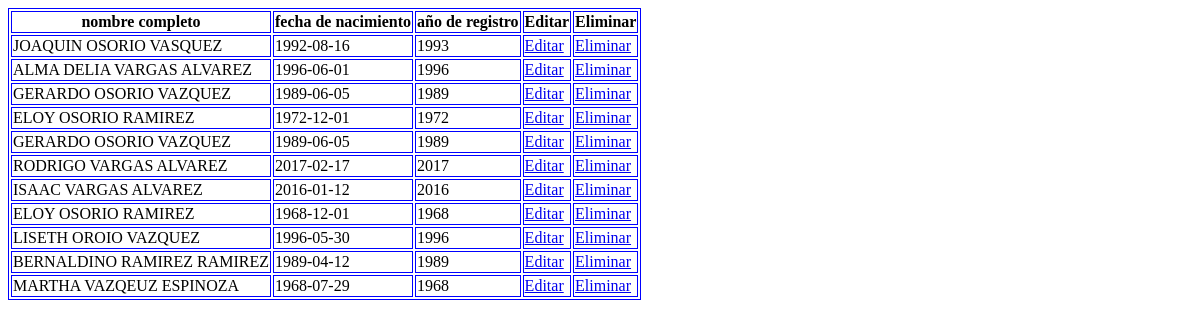
Page /3_tabla_dinamica.php on the earlier database version.
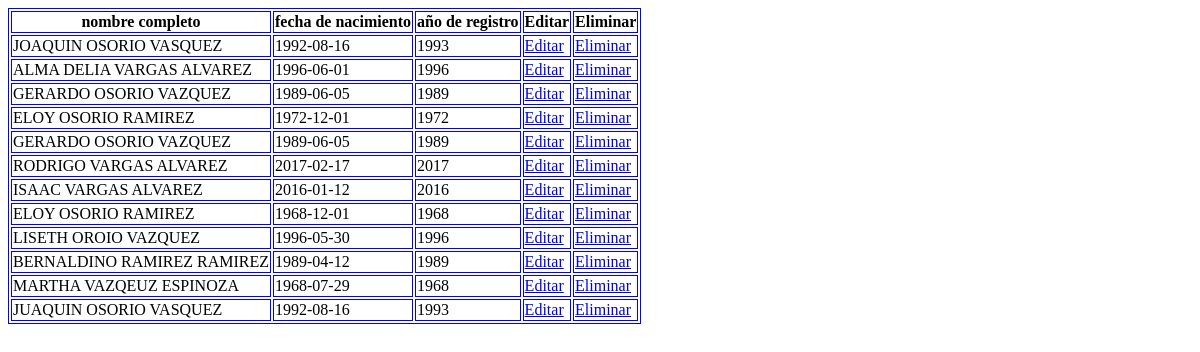
Same page on the later database version.
### tables this page shows
CREATE TABLE acta ( ID INTEGER PRIMARY KEY AutoIncrement,n_conpleto text,f_nacimiento text,registro numeric);

### 3_tabla_dinamica.php (the view, shortened to what this page needs)
<?php
include_once __DIR__ . "/base_de_datos.php";
$resultado = $baseDeDatos->query("SELECT * FROM acta;");
$datos = $resultado->fetchAll(PDO::FETCH_OBJ);
?>
<!DOCTYPE html>
<html lang="es">
<head>
</head>
<body>
	<table>
		<thead>
			<tr>
				<th>nombre completo</th>
				<th>fecha de nacimiento</th>
				<th>año de registro</th>
				<th>Editar</th>
				<th>Eliminar</th>
			</tr>
		</thead>
		<tbody>
			<?php foreach($datos as $d){  ?>
				<tr>
					<td><?php echo $d->n_conpleto ?></td>
					<td><?php echo $d->f_nacimiento ?></td>
					<td><?php echo $d->registro ?></td>
					<td>
						<a href="editar.php?id=<?php echo $d->id ?>">Editar</a>
					</td>
					<td>
						<a href="eliminar.php?id=<?php echo $d->id ?>">Eliminar</a>
					</td>
				</tr>
			<?php }  ?>
		</tbody>
	</table>
</body>
</html>

Differences in the rows shown:
added acta: n_conpleto "JUAQUIN OSORIO VASQUEZ", f_nacimiento "1992-08-16", registro "1993"
